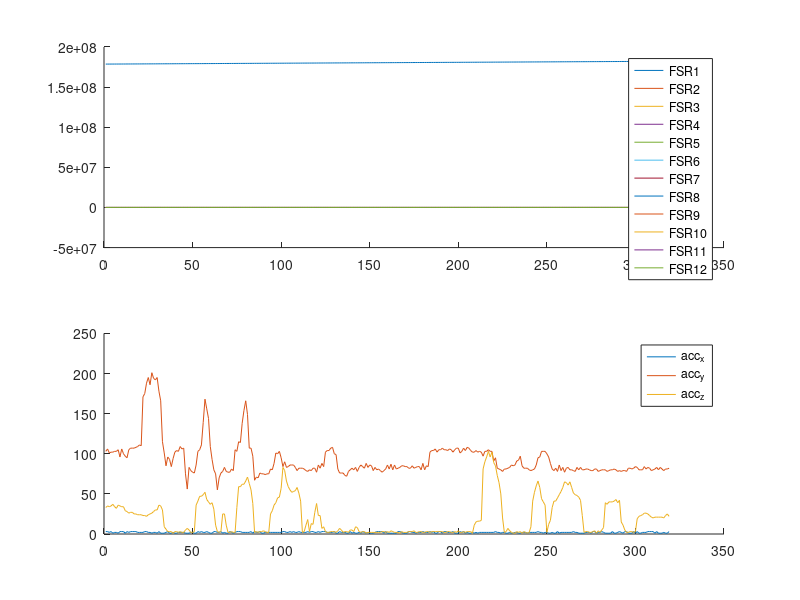

This chart was generated by the following MATLAB code:
%import data: change file name as needed
data = csvread('rollTest8.csv');

%change to 1 if you want truncated data to be exported 
export = 0; 

%change export file name 
filename = 'test82.csv';

%add indices to the data to make truncation easier
index = [1:length(data)];
data(:,1) = index;

%change the indices as needed to truncate the data. 
data = data(:,:); 


%DO NOT NEED TO CHANGE ANYTHING BELOW 

%gather data into individual variables
index = data(:,1);
time = data(:,2);
fsr1 = data(:,3);
fsr2 = data(:,4);
fsr3 = data(:,5);
fsr4 = data(:,6);
fsr5 = data(:,7);
fsr6 = data(:,8);
fsr7 = data(:,9);
fsr8 = data(:,10);
fsr9 = data(:,11);
fsr10 = data(:,12);
fsr11 = data(:,13);
fsr12 = data(:,14);
acc_x = data(:,15);
acc_y = data(:,16);
acc_z = data(:,17);

%plot fsr data
subplot(2,1,1)
hold on;
plot(index, fsr1);
plot(index, fsr2);
plot(index, fsr3);
plot(index, fsr4);
plot(index, fsr5);
plot(index, fsr6);
plot(index, fsr7);
plot(index, fsr8);
plot(index, fsr9);
plot(index, fsr10);
plot(index, fsr11);
plot(index, fsr12);
legend('FSR1', 'FSR2', 'FSR3', 'FSR4', 'FSR5', 'FSR6', 'FSR7', 'FSR8', 'FSR9', 'FSR10', 'FSR11', 'FSR12');
hold off;

subplot(2,1,2);
hold on;
plot(index, acc_x);
plot(index, acc_y);
plot(index, acc_z);
legend('acc_x', 'acc_y', 'acc_z');
hold off;

if export == 1
    writematrix(data, filename);
end


